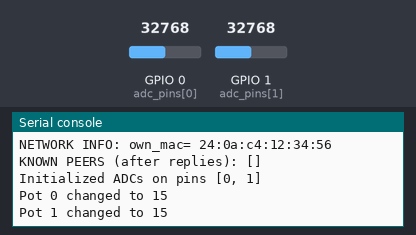
This program was run on a simulated ESP32 board running MicroPython. Shown: the last lines printed to the serial console. Inputs (shaded band) come from the test bench; at power-on: GPIO 0 (adc_pins[0]) = 32768, GPIO 1 (adc_pins[1]) = 32768 (analog values on the 0–65535 scale). No radio messages arrive unless stated (any console line starting 'radio sent:' is added by the test bench); threads take turns every 2 ms.

Above: at 6.2 s.
6.3 s: GPIO 0 (adc_pins[0]) set to 45874
At 7.4 s:
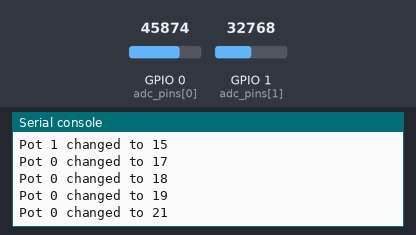
7.8 s: GPIO 1 (adc_pins[1]) set to 45874
At 8.7 s:
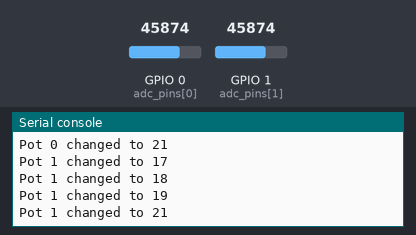
9.3 s: GPIO 0 (adc_pins[0]) set to 57670
At 10.5 s:
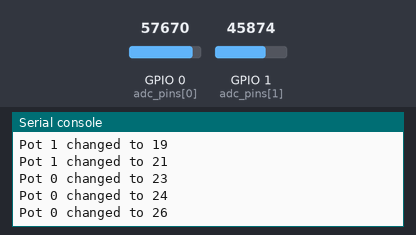
10.8 s: GPIO 1 (adc_pins[1]) set to 57670
At 12.3 s:
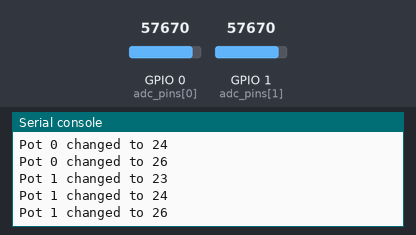
Timing chart, 0 to 13.3 s (numbered marks = the images above; inputs shaded):
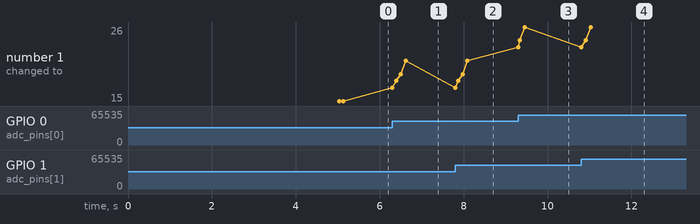

Measured:
- after the input at 6.3 s, the serial console: prints a new line at once (image 1)
- after the input at 7.8 s, the serial console: prints a new line at once (image 2)
- after the input at 9.3 s, the serial console: prints a new line at once (image 3)
- after the input at 10.8 s, the serial console: prints a new line at once (image 4)
- plotted number 1: 15 → 21 after the input at 6.3 s, 21 → 26 after the input at 9.3 s

The program:

main_controller.py
```python
from time import sleep
from message_bus import MessageBus
from messages import PotensiometerValueChanged
from machine import ADC, Pin

import _thread


def pot_loop(bus, with_lock):
    """Top-level potentiometer reading thread.
    Reads two ADCs on GPIO0 and GPIO1 and sends PotensiometerValueChanged
    messages via the provided `with_lock` wrapper.
    """

    adc_pins = [0, 1]
    adcs = [None, None]
    if ADC is not None and Pin is not None:
            adcs[0] = ADC(Pin(adc_pins[0]))
            adcs[1] = ADC(Pin(adc_pins[1]))
            print('Initialized ADCs on pins', adc_pins)

    prev = [None, None]
    # moving-average buffers and short hysteresis to avoid spikes
    buffers = [[], []]
    stable_counts = [0, 0]
    WINDOW_SIZE = 8
    CONSECUTIVE_REQUIRED = 3

    while True:
        try:
            for i in (0, 1):
                adc = adcs[i]
                if adc is None:
                    continue
                val = adc.read_u16()

                # update moving-average buffer
                buf = buffers[i]
                buf.append(val)
                if len(buf) > WINDOW_SIZE:
                    buf.pop(0)

                avg = sum(buf) // len(buf)

                # normalize avg from 0..65535 to 0..30 (integer)
                norm = int((avg * 30 + 32767) // 65535)
                if norm < 0:
                    norm = 0
                elif norm > 30:
                    norm = 30

                last = prev[i]

                if last is None:
                    # always send the first stable reading
                    changed = True
                else:
                    # require the normalized value to change for several
                    # consecutive readings to avoid transient spikes
                    if abs(norm - last) >= 1:
                        stable_counts[i] += 1
                    else:
                        stable_counts[i] = 0

                    changed = stable_counts[i] >= CONSECUTIVE_REQUIRED

                if changed:
                    prev[i] = int(norm)

                    print('Pot', i, 'changed to', prev[i])

                    msg = PotensiometerValueChanged(index=i, value=prev[i])
                    try:
                        with_lock(bus.send_message, msg)
                    except Exception as e:
                        print('Failed to send pot message', e)
        except Exception as e:
            print('Pot thread error:', e)


def main():
    bus = MessageBus()

    # initialize ESP-NOW
    bus.init_espnow()

    # send a HELLO message to announce our presence
    bus.send_hello()

    # Use a simple lock to protect access to the bus from multiple threads
    lock = _thread.allocate_lock()


    def _with_lock(fn, *a, **kw):
        if lock:
            try:
                lock.acquire()
                return fn(*a, **kw)
            finally:
                try:
                    lock.release()
                except Exception:
                    pass
        else:
            return fn(*a, **kw)

    # Polling thread: continuously call poll() to handle incoming messages
    def poll_loop():
        while True:
            try:
                _with_lock(bus.poll, 100)
            except Exception as e:
                print('Poll thread error:', e)


    # Start threads
    try:
        _thread.start_new_thread(poll_loop, ())
        _thread.start_new_thread(pot_loop, (bus, _with_lock))
        # keep main alive
        while True:
            sleep(1)
    except Exception as e:
        print('Failed to start threads, falling back to single-threaded:', e)


if __name__ == '__main__':
    main()
```

message_bus.py
```python
"""
Simple Message Bus abstraction using ESP-NOW for MicroPython.

Features implemented:
- HELLO broadcast on `send_hello()`; peers reply with HELLO unicast.
- Maintain `known_peers` set (MAC strings).
- Register handlers by message type; only modules with handler process messages.
- Handled messages get an `ACCEPTED` unicast reply to sender.
- Print/log network info after HELLO and log sent/received messages.

Note: This module is written to run on MicroPython ESP32 but includes
graceful fallbacks so it can be imported on a host for static analysis.
"""

from time import sleep
import sys
try:
    import network
    import espnow
except Exception as e:
    raise ImportError('This module requires the `network` and `espnow` modules available on ESP32 MicroPython: %s' % e)

from messages import (
    mac_bytes_to_str,
    mac_str_to_bytes,
    Message,
    Hello,
    Accepted,
    TYPE_HELLO,
)


class MessageBus:
    def __init__(self, iface=None):
        self.iface = iface
        self.esp = None
        self.esp_inited = False
        self.known_peers = set()
        self.handlers = {}
        self.own_mac = None

    def init_espnow(self):
        # STA interfejs dla ESP-NOW
        sta = network.WLAN(network.STA_IF)
        sta.active(True)
        sta.config(channel=6)

        # Inicjalizacja ESP-NOW na STA
        self.esp = espnow.ESPNow()
        self.esp.active(True)  # albo self.esp.active(True)

        # Pobieramy MAC STA, bo ESP-NOW korzysta z STA
        self.mac = sta.config('mac')
        self.own_mac = mac_bytes_to_str(self.mac)

        self.esp_inited = True

    def register_handler(self, message_type, handler_fn):
        """Register a handler callable for a message type.
        Handler receives a Message instance and should return truthy if handled.
        """
        self.handlers[message_type] = handler_fn

    def send_message(self, message, peer_mac=None):
        """Send `message` (Message instance).
        If `peer_mac` is None, send to all known peers (unicast to each).
        If `peer_mac` equals 'broadcast' or bytes b'\xff'*6, broadcast is used.
        """
        b = message.to_bytes()
        if peer_mac is None:
            # send to all known peers
            for peer in list(self.known_peers):
                try:
                    peer_bytes = mac_str_to_bytes(peer)
                    self._esp_send(peer_bytes, b)
                    print('SENT ->', message.type, 'to', peer)
                except Exception as e:
                    print('Send error to', peer, e)
        else:
            # send to specific peer
            if isinstance(peer_mac, str):
                peer_bytes = mac_str_to_bytes(peer_mac)
            else:
                peer_bytes = peer_mac
            self._esp_send(peer_bytes, b)
            print('SENT ->', message.type, 'to', mac_bytes_to_str(peer_bytes))

    def _esp_send(self, peer_bytes, payload_bytes):
        # some ESPNow implementations require adding a peer first
        try:
            # ensure espnow initialized; try to re-init if not
            if not self.esp_inited:
                try:
                    self.init_espnow()
                except Exception as e:
                    print('ESP send failed: ESPNow not initialized (%s)' % e)
                    return

            try:
                self.esp.add_peer(peer_bytes)
            except Exception:
                pass
            self.esp.send(peer_bytes, payload_bytes)
        except Exception as e:
            print('ESP send failed:', e)

    def send_hello(self):
        """Broadcast HELLO. Poll for a short period to collect replies and
        then print network info and known peers.
        """
        hello = Hello(sender=self.own_mac)
        # broadcast address
        bcast = b'\xff\xff\xff\xff\xff\xff'
        print('SENDING HELLO (broadcast) with MAC', self.own_mac)
        self._esp_send(bcast, hello.to_bytes())

        # poll for replies for a short time
        wait_ms = 5000
        interval_ms = 500
        waited = 0
        while waited < wait_ms:
            self.poll(timeout_ms=interval_ms)
            waited += interval_ms

        # log network info after collecting replies
        print('NETWORK INFO: own_mac=', self.own_mac)
        print('KNOWN PEERS (after replies):', list(self.known_peers))

    def _handle_incoming(self, peer, msg_bytes):
        peer_str = mac_bytes_to_str(peer)
        msg = Message.from_bytes(msg_bytes)
        if not msg:
            return
        print('RECEIVED <-', msg.type, 'from', peer_str)

        # Special handling for HELLO: add to known peers and reply with unicast HELLO
        if msg.type == TYPE_HELLO:
            if peer_str not in self.known_peers:
                self.known_peers.add(peer_str)
                print('Added peer', peer_str, 'to known_peers')
                # reply with our HELLO (unicast)
                reply = Hello(sender=self.own_mac)
                self.send_message(reply, peer_mac=peer)
            return

        # Default: dispatch to registered handler (if any)
        handler = self.handlers.get(msg.type)
        if handler:
            try:
                handled = handler(msg)
                if handled:
                    # send ACCEPTED back to sender
                    acc = Accepted(sender=self.own_mac, original_type=msg.type)
                    self.send_message(acc, peer_mac=peer)
                    print('Sent ACCEPTED for', msg.type, 'to', peer_str)
            except Exception as e:
                print('Handler error for', msg.type, e)
        else:
            # no handler -> ignore
            pass

    def poll(self, timeout_ms=100):
        """Poll for incoming espnow messages. Call regularly in main loop if no thread available."""
        if self.esp is None:
            return
        try:
            # espnow.recv returns (mac, msg) or None depending on port
            r = self.esp.recv(timeout_ms)
            if not r:
                return
            # Some ports return (mac, msg) while others return (mac, msg, timestamp)
            if len(r) >= 2:
                peer = r[0]
                msg = r[1]
                self._handle_incoming(peer, msg)
        except Exception as e:
            # non-fatal
            # print('Poll error', e)
            pass
```

messages.py
```python
try:
    import ujson as json
except Exception:
    import json


def mac_bytes_to_str(mac_bytes):
    if mac_bytes is None:
        return None
    try:
        return ':'.join('{:02x}'.format(b) for b in mac_bytes)
    except Exception:
        return str(mac_bytes)


def mac_str_to_bytes(mac_str):
    if mac_str is None:
        return None
    parts = mac_str.split(':')
    return bytes(int(p, 16) for p in parts)


TYPE_HELLO = 'HELLO'
TYPE_ACCEPTED = 'ACCEPTED'
TYPE_POTENSIOMETER_VALUE_CHANGED = 'POTENSIOMETER_VALUE_CHANGED'


class Message:
    def __init__(self, type_, sender=None, payload=None):
        self.type = type_
        self.sender = sender
        self.payload = payload or {}

    def to_bytes(self):
        obj = {'type': self.type, 'sender': self.sender, 'payload': self.payload}
        return json.dumps(obj).encode('utf-8')

    @staticmethod
    def from_bytes(b):
        try:
            obj = json.loads(b.decode('utf-8'))
            return Message(obj.get('type'), obj.get('sender'), obj.get('payload'))
        except Exception:
            return None


class Hello(Message):
    def __init__(self, sender=None):
        super().__init__(TYPE_HELLO, sender, {})


class Accepted(Message):
    def __init__(self, sender=None, original_type=None):
        payload = {'original_type': original_type}
        super().__init__(TYPE_ACCEPTED, sender, payload)


class PotensiometerValueChanged(Message):
    def __init__(self, index, value):
        payload = {'index': index, 'value': value}
        super().__init__(TYPE_POTENSIOMETER_VALUE_CHANGED, payload)
```
